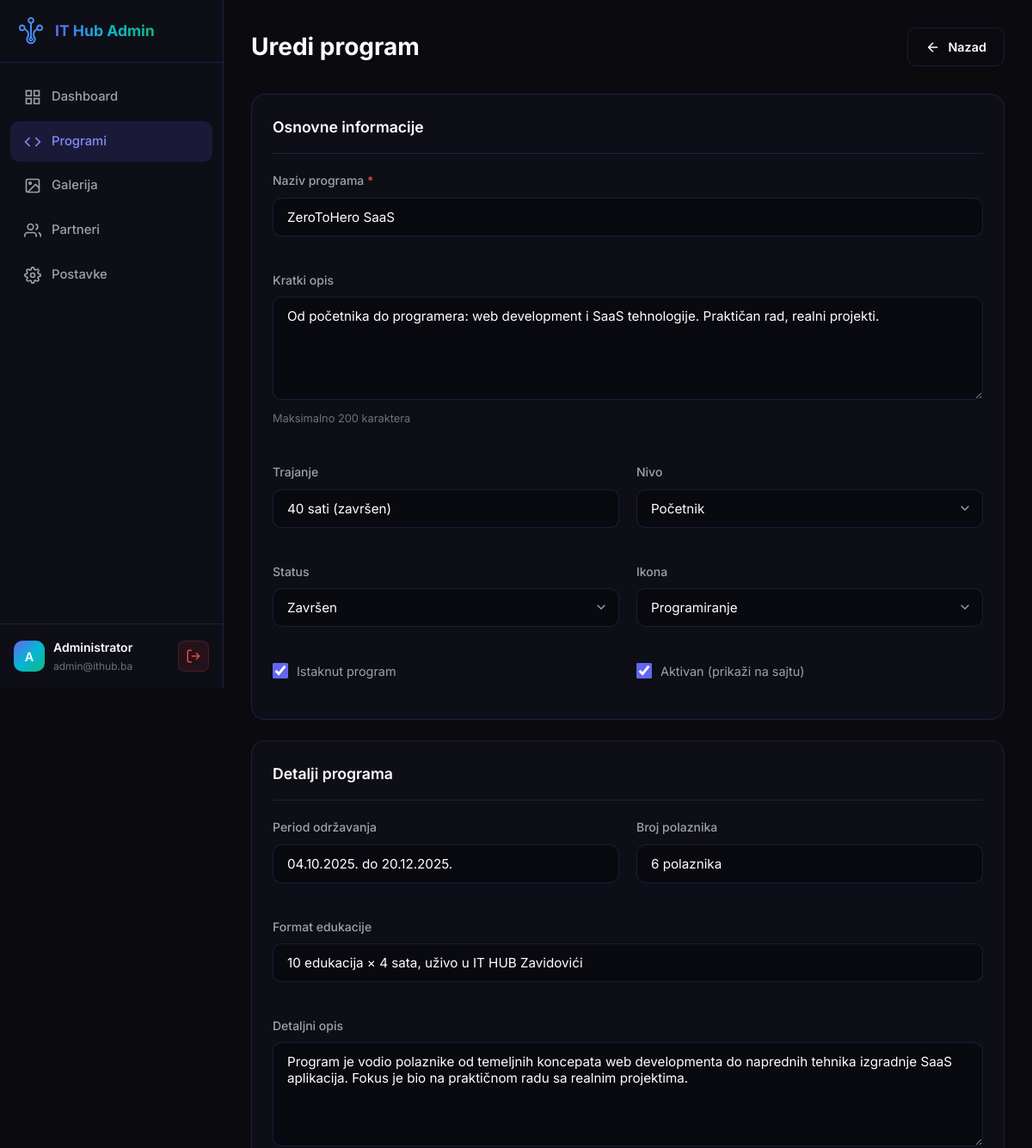
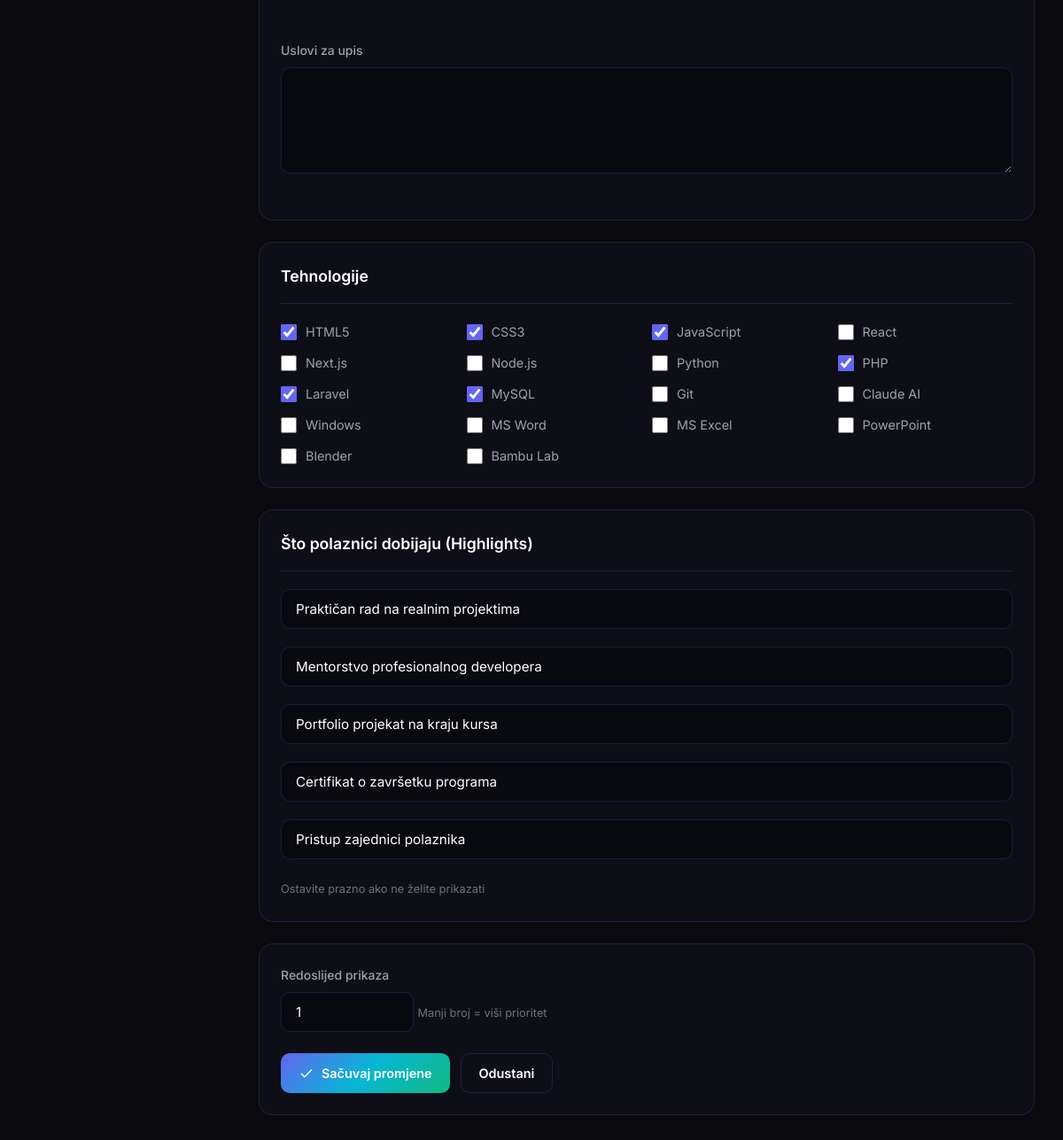
Screenshot of /program-edit.php?id=1 (signed in) with the database file from the repository (2 pictures, top to bottom).
### tables this page shows
CREATE TABLE IF NOT EXISTS programs (
    id INT PRIMARY KEY AUTO_INCREMENT,
    title VARCHAR(255) NOT NULL,
    description TEXT,
    duration VARCHAR(100),
    level VARCHAR(50) DEFAULT 'Početnik',
    icon VARCHAR(50) DEFAULT 'code',
    featured BOOLEAN DEFAULT FALSE,
    technologies JSON,
    period VARCHAR(255),
    format TEXT,
    participants VARCHAR(255),
    status VARCHAR(50) DEFAULT 'U pripremi',
    full_description TEXT,
    highlights JSON,
    requirements TEXT,
    sort_order INT DEFAULT 0,
    active BOOLEAN DEFAULT TRUE,
    created_at TIMESTAMP DEFAULT CURRENT_TIMESTAMP,
    updated_at TIMESTAMP DEFAULT CURRENT_TIMESTAMP ON UPDATE CURRENT_TIMESTAMP
);

### program-edit.php (the view, shortened to what the rows shown need)
<?php
require_once __DIR__ . "/includes/functions.php";
require_once __DIR__ . "/includes/database.php";
require_once __DIR__ . "/includes/models/Program.php";
$id = $_GET["id"] ?? null;
$program = Program::findWithDecoded($id);
$icons = Program::getIcons();
?>
<!DOCTYPE html>
<html lang="bs">
<head>
    <link rel="stylesheet" href="<?= asset('css/admin.css') ?>">
</head>
<body>
    <div class="admin-wrapper">
        <main class="main-content">
            <div class="page-content">
<div class="page-header">
    <h1 class="page-title">Uredi program</h1>
</div>
<form method="POST" action="<?= url('programs/update/' . $program['id']) ?>" data-validate>
    <div class="card" style="margin-bottom: 24px;">
        <div class="card-header">
            <h2 class="card-title">Osnovne informacije</h2>
        </div>
        <div class="form-grid">
            <div class="form-group" style="grid-column: span 2;">
                <label class="form-label required" for="title">Naziv programa</label>
                <input type="text" id="title" name="title" class="form-input"
                       value="<?= e($program['title']) ?>" required>
            </div>
            <div class="form-group" style="grid-column: span 2;">
                <label class="form-label" for="description">Kratki opis</label>
                <textarea id="description" name="description" class="form-textarea" rows="3"><?= e($program['description']) ?></textarea>
                <span class="form-hint">Maksimalno 200 karaktera</span>
            </div>
            <div class="form-group">
                <label class="form-label" for="duration">Trajanje</label>
                <input type="text" id="duration" name="duration" class="form-input"
                       value="<?= e($program['duration']) ?>">
            </div>
            <div class="form-group">
                <label class="form-label" for="icon">Ikona</label>
                <select id="icon" name="icon" class="form-select">
                    <?php foreach ($icons as $key => $label): ?>
                    <option value="<?= e($key) ?>" <?= $program['icon'] === $key ? 'selected' : '' ?>>
                        <?= e($label) ?>
                    </option>
                    <?php endforeach; ?>
                </select>
            </div>
        </div>
        <div class="form-grid" style="margin-top: 20px;">
            <div class="form-group">
                <label class="form-check">
                    <input type="checkbox" name="featured" value="1" <?= $program['featured'] ? 'checked' : '' ?>>
                    <span class="form-check-label">Istaknut program</span>
                </label>
            </div>
            <div class="form-group">
                <label class="form-check">
                    <input type="checkbox" name="active" value="1" <?= $program['active'] ? 'checked' : '' ?>>
                    <span class="form-check-label">Aktivan (prikaži na sajtu)</span>
                </label>
            </div>
        </div>
    </div>
    <div class="card" style="margin-bottom: 24px;">
        <div class="card-header">
            <h2 class="card-title">Detalji programa</h2>
        </div>
        <div class="form-grid">
            <div class="form-group">
                <label class="form-label" for="period">Period održavanja</label>
                <input type="text" id="period" name="period" class="form-input"
                       value="<?= e($program['period']) ?>">
            </div>
            <div class="form-group">
                <label class="form-label" for="participants">Broj polaznika</label>
                <input type="text" id="participants" name="participants" class="form-input"
                       value="<?= e($program['participants']) ?>">
            </div>
            <div class="form-group" style="grid-column: span 2;">
                <label class="form-label" for="format">Format edukacije</label>
                <input type="text" id="format" name="format" class="form-input"
                       value="<?= e($program['format']) ?>">
            </div>
            <div class="form-group" style="grid-column: span 2;">
                <label class="form-label" for="full_description">Detaljni opis</label>
                <textarea id="full_description" name="full_description" class="form-textarea" rows="5"><?= e($program['full_description']) ?></textarea>
            </div>
        </div>
    </div>
    <div class="card" style="margin-bottom: 24px;">
        <div class="card-header">
            <h2 class="card-title">Tehnologije</h2>
        </div>
    </div>
    <div class="card" style="margin-bottom: 24px;">
        <div class="card-header">
            <h2 class="card-title">Što polaznici dobijaju (Highlights)</h2>
        </div>
    </div>
    <div class="card">
        <div class="form-group">
            <label class="form-label" for="sort_order">Redoslijed prikaza</label>
            <input type="number" id="sort_order" name="sort_order" class="form-input"
                   value="<?= e($program['sort_order']) ?>" min="0" style="max-width: 150px;">
            <span class="form-hint">Manji broj = viši prioritet</span>
        </div>
    </div>
</form>
            </div>
        </main>
    </div>
</body>
</html>

### rows the page displays
programs: title "ZeroToHero SaaS", description "Od početnika do programera: web development i SaaS tehnologije. Praktičan rad, realni projekti.", duration "40 sati (završen)", icon "Programiranje", featured "☑", active "☑", period "04.10.2025. do 20.12.2025.", participants "6 polaznika", format "10 edukacija × 4 sata, uživo u IT HUB Zavidovići", full_description "Program je vodio polaznike od temeljnih koncepata web developmenta do naprednih tehnika izgradnje SaaS aplikacija. Fokus je bio na praktičnom radu sa realnim projektima.", sort_order "1"

### other values shown
substr(Auth::user()['name'] ?? 'A', 0, 1) "A"
Auth::user()['name'] "Administrator"
Auth::user()['email'] "admin@ithub.ba"
$label "HTML5"
$label "CSS3"
$label "JavaScript"
$label "React"
$label "Next.js"
$label "Node.js"
$label "Python"
$label "PHP"
$label "Laravel"
$label "MySQL"
$label "Git"
$label "Claude AI"
